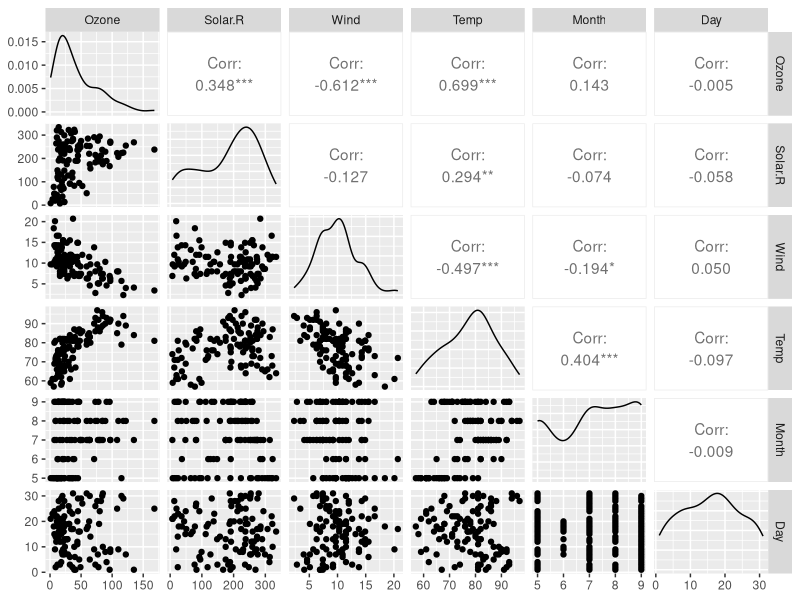
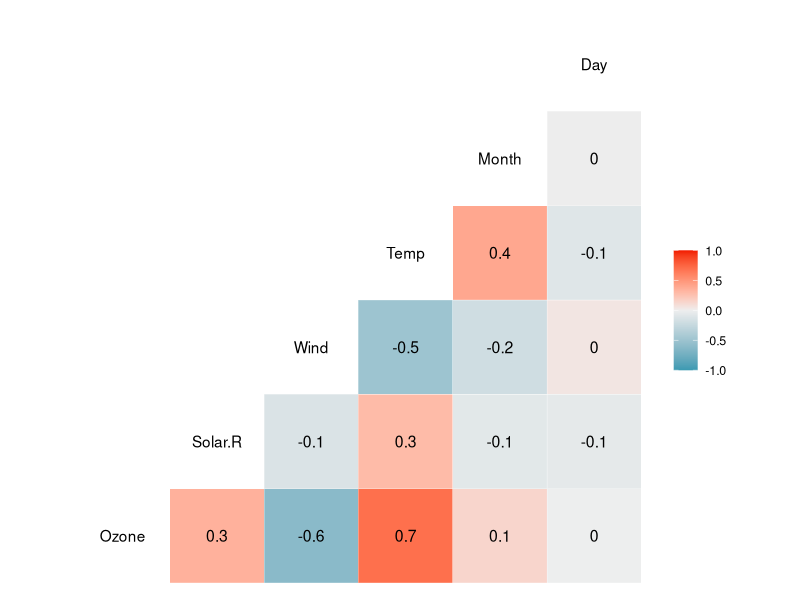
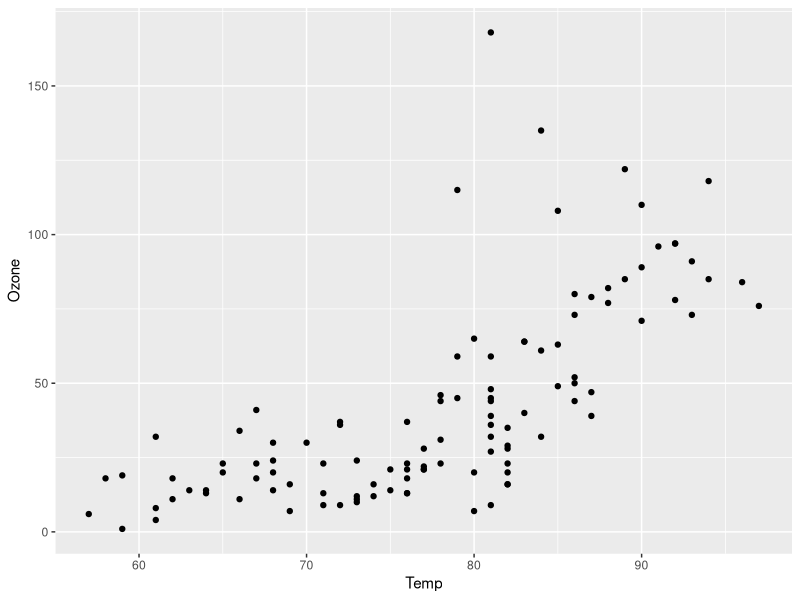
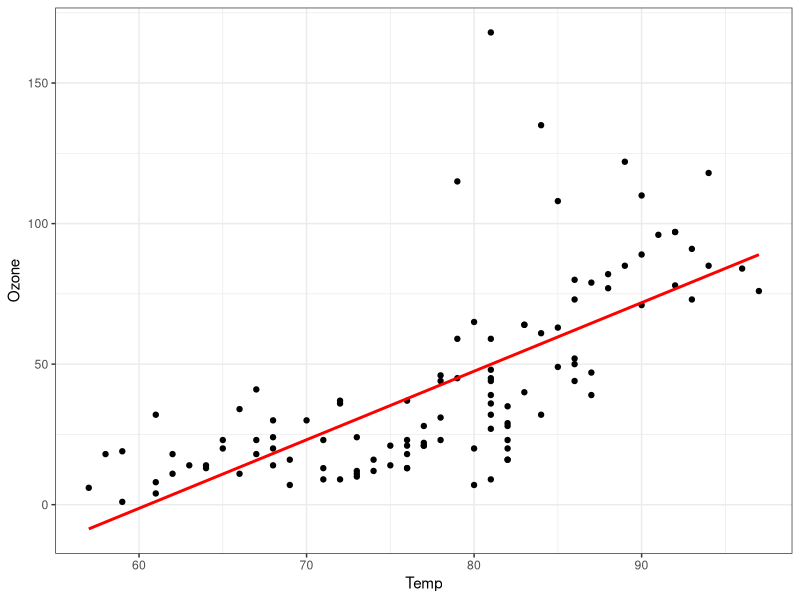
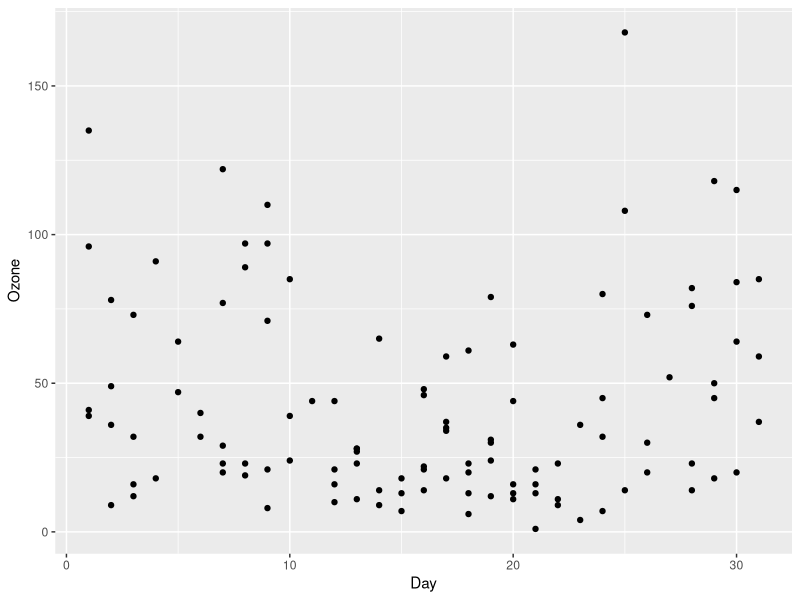
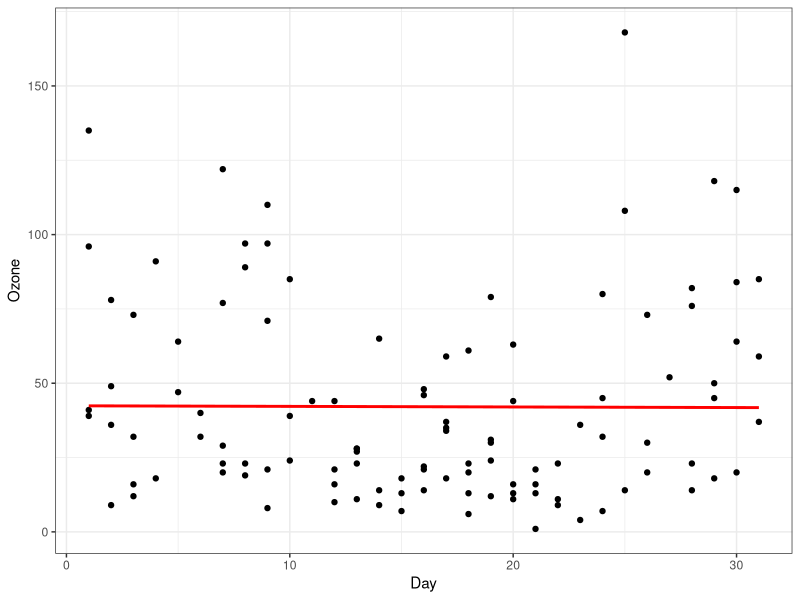

Generate these figures, in order, with R:
## ---- chunk 1
library(tidyverse)
library(GGally)
## ---- chunk 2
air <- airquality
## ---- chunk 3
str(air)
## ---- chunk 4
summary(air)
## ---- chunk 5
air2<- air %>% filter(!is.na(Ozone)) %>% filter(!is.na(Solar.R))
## ---- chunk 6
ggpairs(air2)
ggcorr(air2,label = TRUE)
## ---- chunk 7
ggplot(air2, aes(x = Temp, y = Ozone)) + 
  geom_point()
## ---- chunk 8
model1<- lm(Ozone ~ Temp, air2)
summary(model1)
## ---- chunk 9
confint(model1)
## ---- chunk 10
ggplot(air2, aes(x = Temp, y = Ozone)) + geom_point()+
  geom_smooth(method = "lm", se = FALSE, color = "red")+
  theme_bw()
## ---- chunk 11
testdata = data.frame(Temp = 80)
predict(model1, newdata = testdata, interval = "predict")
## ---- chunk 12
ggplot(air2, aes(x = Day, y = Ozone)) + geom_point()
## ---- chunk 13
model2<- lm(Ozone ~ Day, air2)
summary(model2)
## ---- chunk 14
confint(model2)
## ---- chunk 15
ggplot(air2, aes(x = Day, y = Ozone)) + geom_point()+
  geom_smooth(method = "lm", se = FALSE, color = "red")+
  theme_bw()
